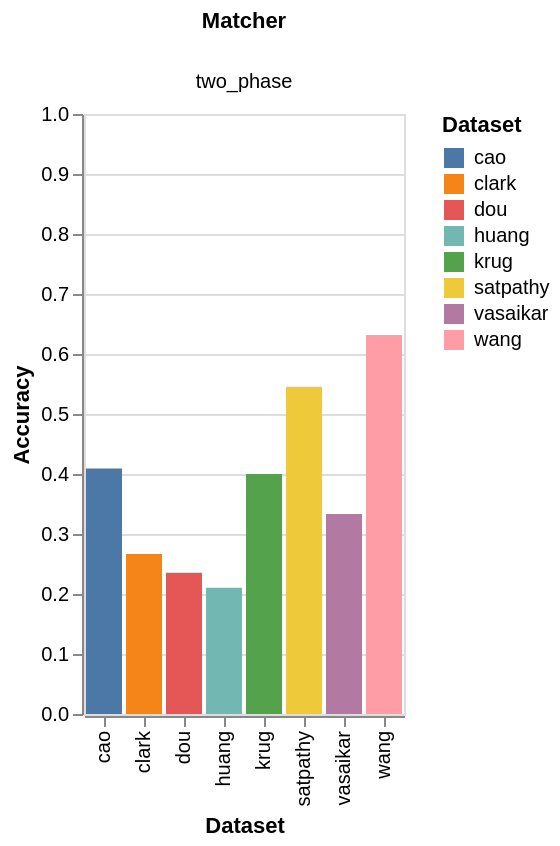

The cell this chart's notebook holds for it:
### Code cell
chart = alt.Chart(df).mark_bar().encode(
        x='Dataset:O',
        y=alt.Y('Accuracy:Q', scale=alt.Scale(domain=[0, 1.0])),
        column='Matcher',
        color='Dataset',
    )
chart

### Figure 1 — Vega-Lite specification as saved in the notebook (floating-point values rounded to 4 significant figures)
{"config": {"view": {"continuousWidth": 300, "continuousHeight": 300}}, "data": {"name": "data-2af52da5cbfd775f64425a3986874412"}, "mark": {"type": "bar"}, "encoding": {"color": {"field": "Dataset", "type": "nominal"}, "column": {"field": "Matcher", "type": "nominal"}, "x": {"field": "Dataset", "type": "ordinal"}, "y": {"field": "Accuracy", "scale": {"domain": [0, 1.0]}, "type": "quantitative"}}, "$schema": "https://vega.github.io/schema/vega-lite/v5.17.0.json", "datasets": {"data-2af52da5cbfd775f64425a3986874412": [{"Matcher": "two_phase", "Dataset": "krug", "Accuracy": 0.4}, {"Matcher": "two_phase", "Dataset": "clark", "Accuracy": 0.2667}, {"Matcher": "two_phase", "Dataset": "vasaikar", "Accuracy": 0.3333}, {"Matcher": "two_phase", "Dataset": "wang", "Accuracy": 0.6316}, {"Matcher": "two_phase", "Dataset": "satpathy", "Accuracy": 0.5455}, {"Matcher": "two_phase", "Dataset": "cao", "Accuracy": 0.4091}, {"Matcher": "two_phase", "Dataset": "huang", "Accuracy": 0.2105}, {"Matcher": "two_phase", "Dataset": "dou", "Accuracy": 0.2353}]}}
